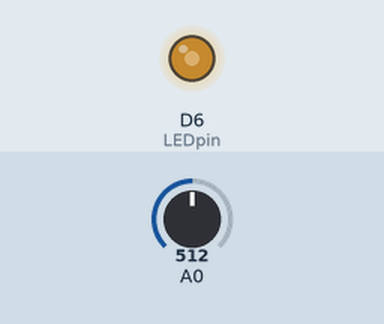
Simulated run of this sketch. Board: ESP8266 (NodeMCU). Parts: output pins drawn as LEDs (lit = HIGH). Inputs (shaded band) come from the test bench; at power-on: A0 = 512. What the sketch prints to the serial monitor is not drawn.

Above: at 1.2 s.
1.3 s: A0 set to 716
At 1.8 s:
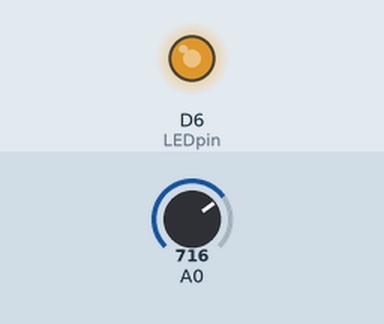
2.8 s: A0 set to 900
At 3.1 s:
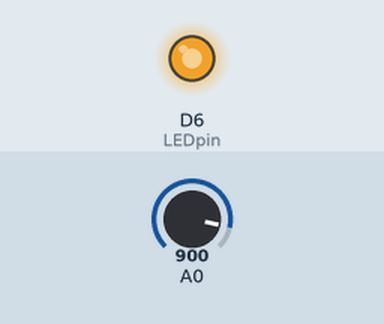
4.3 s: A0 set to 122
At 5.5 s:
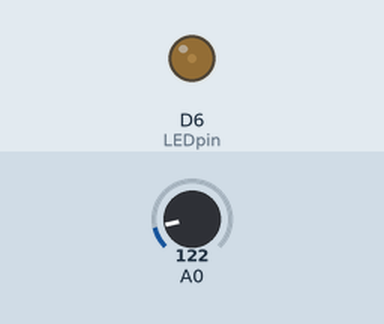
5.8 s: A0 set to 0
At 6.8 s:
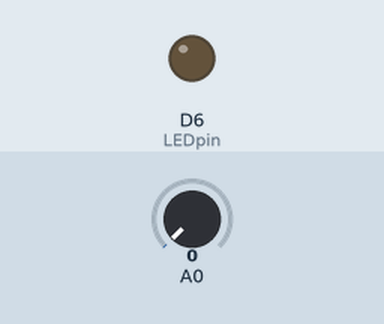
7.3 s: A0 set to 511
At 8.1 s:
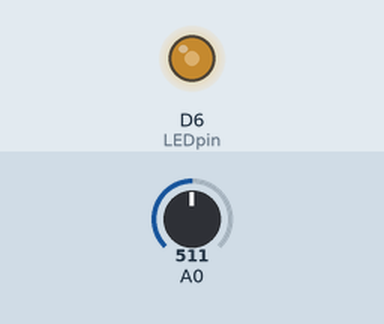
Timing chart, 0 to 10.3 s (numbered marks = the images above; inputs shaded):
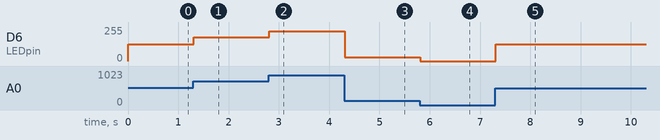

Measured:
- after the input at 1.3 s, D6 (LEDpin): 127/255 → 178/255 at once
- after the input at 2.8 s, D6 (LEDpin): 178/255 → 224/255 at once
- after the input at 4.3 s, D6 (LEDpin): 224/255 → 30/255 at once
- after the input at 5.8 s, D6 (LEDpin): 30/255 → 0/255 at once
- after the input at 7.3 s, D6 (LEDpin): 0/255 → 127/255 at once

The sketch:

analog_inputoutput.ino
```cpp
int LEDpin = D6;
void setup() {
 Serial.begin(9600);
 analogWrite(LEDpin, 1034);

}

void loop(){
  int dutycycle = analogRead(A0);
  if(dutycycle>1023) dutycycle = 1023;
  Serial.print("Duty cycle:");
  analogWrite(LEDpin,dutycycle);
  delay(100);

}
```
